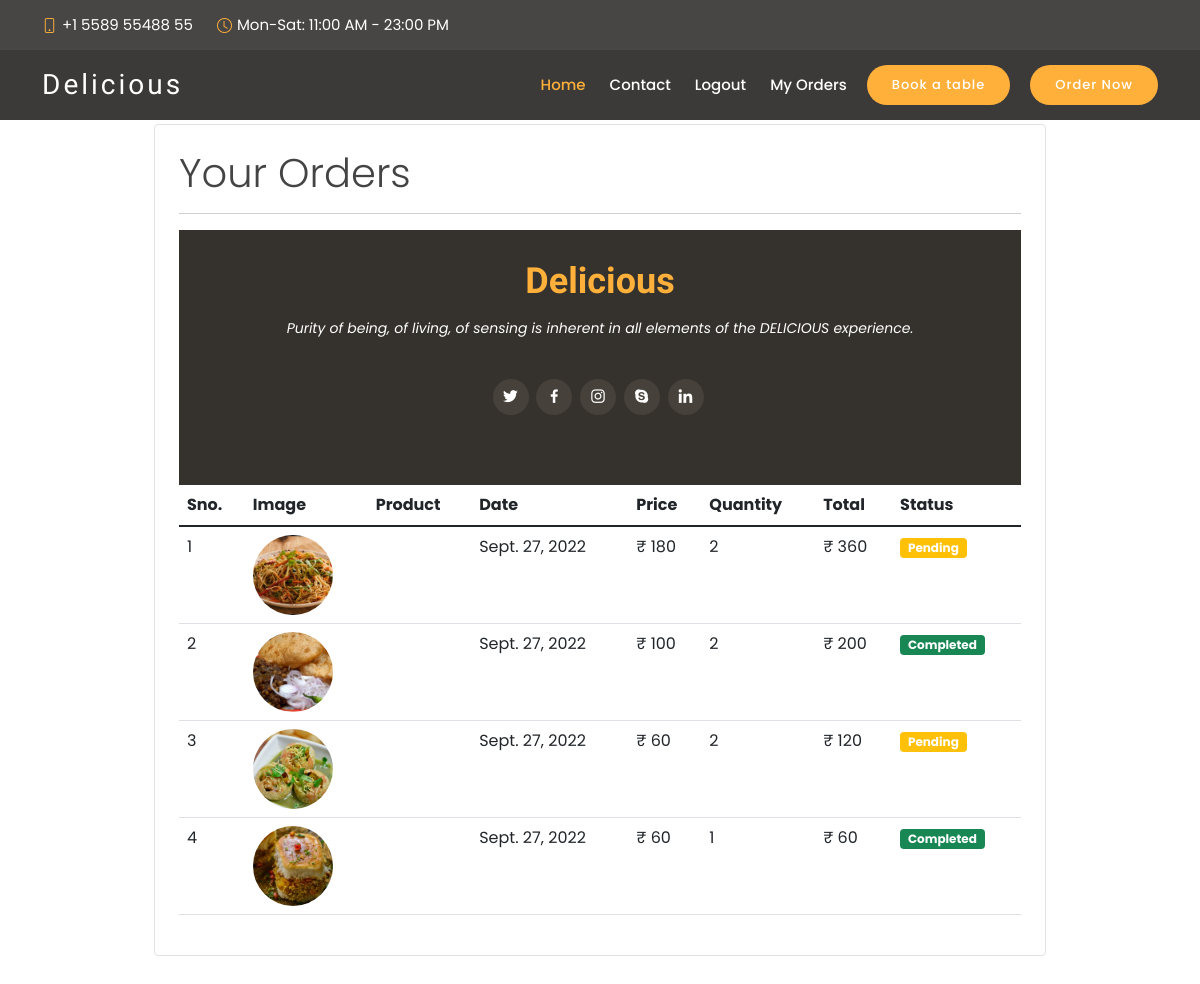
/myorders (signed in), run on the app's committed database.
### order/models/orders.py (models this page shows, shortened)
class Order(models.Model):
    product=models.ForeignKey(Product,on_delete=models.CASCADE)
    customer=models.ForeignKey(Customer,on_delete=models.CASCADE)
    quantity=models.IntegerField(default=1)
    price=models.IntegerField()
    address=models.CharField(max_length=200,default='',blank=True)
    phone=models.CharField(max_length=50,default='',blank=True)
    date=models.DateField(default=datetime.datetime.today)
    status=models.BooleanField(default=False)
    @staticmethod
    def get_orders_by_customer(customer_id):
        return Order.objects.filter(customer=customer_id).order_by('-date')

### order/models/product.py (models this page shows, shortened)
class Product(models.Model):
    name=models.CharField(max_length=50)
    price=models.IntegerField(default=0)
    category=models.ForeignKey(Category,on_delete=models.CASCADE ,default=1)
    description=models.CharField(max_length=200 ,default='',null=True,blank=True)
    image=models.ImageField(upload_to='uploads/products/')

### order/middlewares/auth.py (the view)
    def middleware(request):
        returnUrl=request.META['PATH_INFO']#this gives the path that you have visited but here it will give the /myorders path
        if not request.session.get('customer'):
            return redirect(f'login?return_url={returnUrl}')
        response = get_response(request)
        return response

### order/templatetags/custom_filter.py (called while the page is built)
@register.filter(name='currency')
def currency(number):
    return "₹ "+str(number)

@register.filter(name='multiply')
def multiply(number ,number1):
    return number * number1

### restaurant/views.py (called while the page is built)
    def get(self,request):
        customer=request.session.get('customer')#customer id is get
        orders=Order.get_orders_by_customer(customer)
        print(orders)
        return render(request,"myorders.html",{'orders':orders})

### templates/myorders.html
{% extends 'base.html' %}
{% block content %}
{% load static %}
{% load custom_filter %}
{% load cart %}
<div style="padding:100px" class="container">
    <div class="border rounded p-4 m-4">
     <p class="display-6 pl-4 ml-4"> Your Orders</p>
     <hr>
        <table class="table">
            <thead>
                <tr>
                    <th>Sno.</th>
                    <th>Image</th>
                    <th>Product</th>
                    <th>Date</th>
                    <th>Price</th>
                    <th>Quantity</th>
                    <th>Total</th>
                    <th>Status</th>
                </tr>
            </thead>
            <tbody>
                {% for order in orders %}
                <tr>
                    <td>{{forloop.counter}}</td>
                    <td><img style="height:80px" class="rounded-circle" src="{{order.product.image.url}}"  alt=""></td>
                    <td>{{product.name}}</td>
                    <td>{{order.date}}</td>
                    <td>{{order.price|currency}}</td>
                    <td>{{order.quantity}}</td>
                    <td>{{order.quantity|multiply:order.price|currency}}</td>
                    {% if order.status %}
                    <td><small class="badge bg-success">Completed</small></td>
                    {% else %}
                    <td><small class="badge bg-warning">Pending</small></td>
                    {% endif %}
                </tr>
                {% endfor %}
            </tbody>
    </div>
  </div>
{% endblock %}

### static/assets/css/style.css (style rules this page uses)
body { font-family: "Poppins", sans-serif; color: #444444; }

### data on the page
Order: product.image (picture), date "Sept. 27, 2022", price "₹ 180", quantity "2", quantity|multiply "₹ 360", status "Pending"
Order: product.image (picture), date "Sept. 27, 2022", price "₹ 100", quantity "2", quantity|multiply "₹ 200", status "Completed"
Order: product.image (picture), date "Sept. 27, 2022", price "₹ 60", quantity "2", quantity|multiply "₹ 120", status "Pending"
Order: product.image (picture), date "Sept. 27, 2022", price "₹ 60", quantity "1", quantity|multiply "₹ 60", status "Completed"
